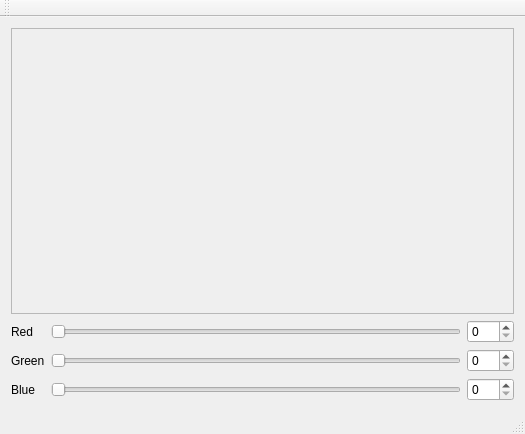
<?xml version="1.0" encoding="UTF-8"?>
<ui version="4.0">
 <class>QtColorPaletteClass</class>
 <widget class="QMainWindow" name="QtColorPaletteClass">
  <property name="geometry">
   <rect>
    <x>0</x>
    <y>0</y>
    <width>525</width>
    <height>434</height>
   </rect>
  </property>
  <property name="windowTitle">
   <string>QtColorPalette</string>
  </property>
  <widget class="QWidget" name="centralWidget">
   <layout class="QGridLayout" name="gridLayout">
    <item row="0" column="0">
     <widget class="QFrame" name="frame">
      <property name="autoFillBackground">
       <bool>true</bool>
      </property>
      <property name="frameShape">
       <enum>QFrame::StyledPanel</enum>
      </property>
      <property name="frameShadow">
       <enum>QFrame::Sunken</enum>
      </property>
     </widget>
    </item>
    <item row="1" column="0">
     <layout class="QHBoxLayout" name="horizontalLayout">
      <item>
       <layout class="QVBoxLayout" name="verticalLayout_2">
        <item>
         <widget class="QLabel" name="RedLabel">
          <property name="text">
           <string>Red</string>
          </property>
         </widget>
        </item>
        <item>
         <widget class="QLabel" name="GreenLabel">
          <property name="text">
           <string>Green</string>
          </property>
         </widget>
        </item>
        <item>
         <widget class="QLabel" name="BlueLabel">
          <property name="text">
           <string>Blue</string>
          </property>
         </widget>
        </item>
       </layout>
      </item>
      <item>
       <layout class="QVBoxLayout" name="verticalLayout">
        <item>
         <layout class="QHBoxLayout" name="RedLayout">
          <item>
           <widget class="QSlider" name="RedSlider">
            <property name="maximum">
             <number>255</number>
            </property>
            <property name="orientation">
             <enum>Qt::Horizontal</enum>
            </property>
           </widget>
          </item>
          <item>
           <widget class="QSpinBox" name="RedBox">
            <property name="maximum">
             <number>255</number>
            </property>
           </widget>
          </item>
         </layout>
        </item>
        <item>
         <layout class="QHBoxLayout" name="GreenLayout">
          <item>
           <widget class="QSlider" name="GreenSlider">
            <property name="maximum">
             <number>255</number>
            </property>
            <property name="orientation">
             <enum>Qt::Horizontal</enum>
            </property>
           </widget>
          </item>
          <item>
           <widget class="QSpinBox" name="GreenBox">
            <property name="maximum">
             <number>255</number>
            </property>
           </widget>
          </item>
         </layout>
        </item>
        <item>
         <layout class="QHBoxLayout" name="BlueLayout">
          <item>
           <widget class="QSlider" name="BlueSlider">
            <property name="maximum">
             <number>255</number>
            </property>
            <property name="orientation">
             <enum>Qt::Horizontal</enum>
            </property>
           </widget>
          </item>
          <item>
           <widget class="QSpinBox" name="BlueBox">
            <property name="maximum">
             <number>255</number>
            </property>
           </widget>
          </item>
         </layout>
        </item>
       </layout>
      </item>
     </layout>
    </item>
   </layout>
  </widget>
  <widget class="QMenuBar" name="menuBar">
   <property name="geometry">
    <rect>
     <x>0</x>
     <y>0</y>
     <width>525</width>
     <height>21</height>
    </rect>
   </property>
  </widget>
  <widget class="QToolBar" name="mainToolBar">
   <attribute name="toolBarArea">
    <enum>TopToolBarArea</enum>
   </attribute>
   <attribute name="toolBarBreak">
    <bool>false</bool>
   </attribute>
  </widget>
  <widget class="QStatusBar" name="statusBar"/>
 </widget>
 <layoutdefault spacing="6" margin="11"/>
 <resources>
  <include location="QtColorPalette.qrc"/>
 </resources>
 <connections>
  <connection>
   <sender>BlueSlider</sender>
   <signal>valueChanged(int)</signal>
   <receiver>BlueBox</receiver>
   <slot>setValue(int)</slot>
   <hints>
    <hint type="sourcelabel">
     <x>256</x>
     <y>375</y>
    </hint>
    <hint type="destinationlabel">
     <x>491</x>
     <y>375</y>
    </hint>
   </hints>
  </connection>
  <connection>
   <sender>BlueBox</sender>
   <signal>valueChanged(int)</signal>
   <receiver>BlueSlider</receiver>
   <slot>setValue(int)</slot>
   <hints>
    <hint type="sourcelabel">
     <x>491</x>
     <y>375</y>
    </hint>
    <hint type="destinationlabel">
     <x>256</x>
     <y>375</y>
    </hint>
   </hints>
  </connection>
  <connection>
   <sender>GreenSlider</sender>
   <signal>valueChanged(int)</signal>
   <receiver>GreenBox</receiver>
   <slot>setValue(int)</slot>
   <hints>
    <hint type="sourcelabel">
     <x>256</x>
     <y>315</y>
    </hint>
    <hint type="destinationlabel">
     <x>491</x>
     <y>315</y>
    </hint>
   </hints>
  </connection>
  <connection>
   <sender>GreenBox</sender>
   <signal>valueChanged(int)</signal>
   <receiver>GreenSlider</receiver>
   <slot>setValue(int)</slot>
   <hints>
    <hint type="sourcelabel">
     <x>491</x>
     <y>315</y>
    </hint>
    <hint type="destinationlabel">
     <x>256</x>
     <y>315</y>
    </hint>
   </hints>
  </connection>
  <connection>
   <sender>RedBox</sender>
   <signal>valueChanged(int)</signal>
   <receiver>RedSlider</receiver>
   <slot>setValue(int)</slot>
   <hints>
    <hint type="sourcelabel">
     <x>491</x>
     <y>255</y>
    </hint>
    <hint type="destinationlabel">
     <x>256</x>
     <y>255</y>
    </hint>
   </hints>
  </connection>
  <connection>
   <sender>RedSlider</sender>
   <signal>valueChanged(int)</signal>
   <receiver>RedBox</receiver>
   <slot>setValue(int)</slot>
   <hints>
    <hint type="sourcelabel">
     <x>256</x>
     <y>255</y>
    </hint>
    <hint type="destinationlabel">
     <x>491</x>
     <y>255</y>
    </hint>
   </hints>
  </connection>
 </connections>
</ui>
